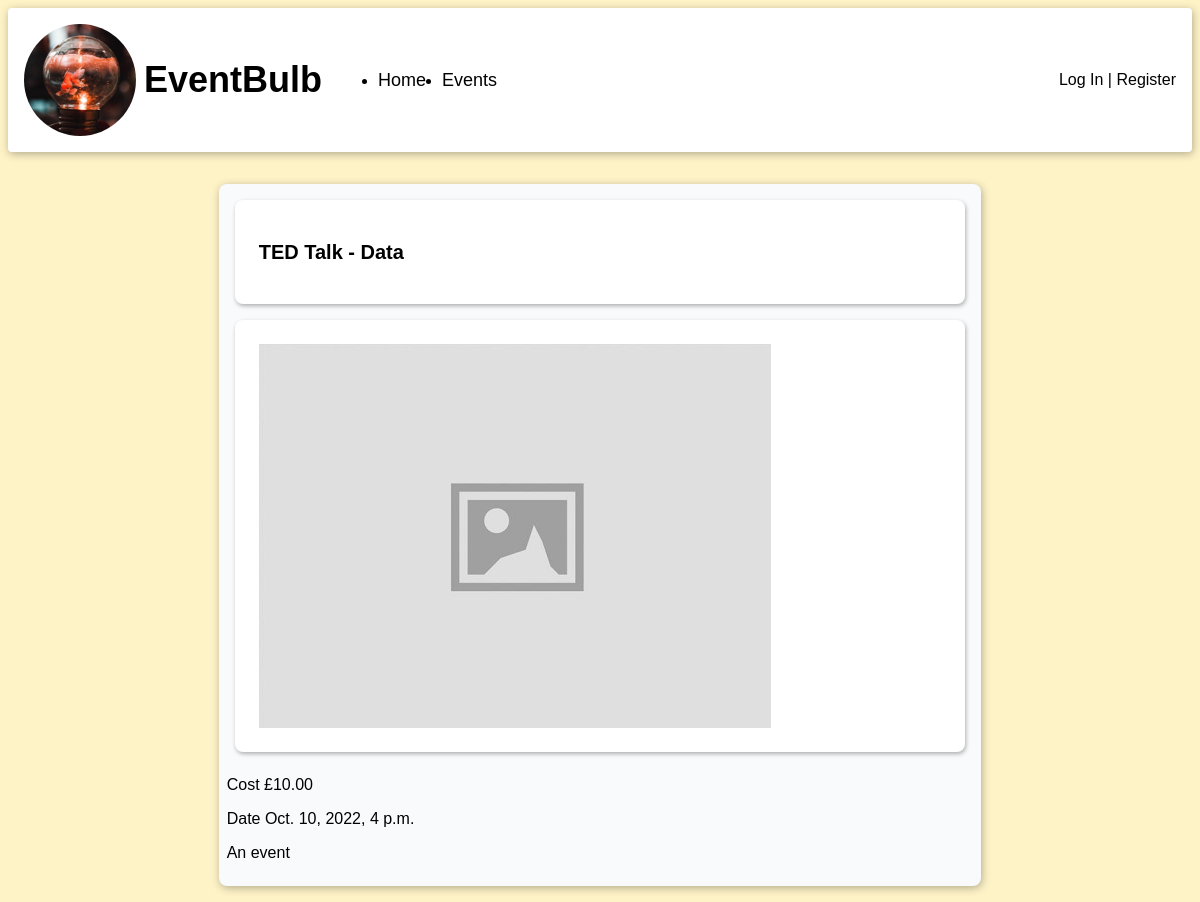
The app's page /events/2/ with its own data.
### events/models.py (models this page shows)
class Event(models.Model):
    title = models.CharField(max_length=255)
    datetime = models.DateTimeField(auto_now=False, auto_now_add=False)
    description = models.TextField()
    cost = models.DecimalField(max_digits=6, decimal_places=2)

### events/views.py (the view)
# urls.py: path('<int:id>/', views.details, name="events_details"),
def details(request, id):
    event = get_object_or_404(Event, id=id)
    return render(request, 'events/details.html', {'event':event})

### templates/events/details.html (shortened to what this page needs)
{% extends 'base.html' %}
{% load static %}
{% block content %}
<main class="wrap-content">
    <div class="card-background two-thirds-width">
      <section class="card">
        <div class="">
          <h2 class="">{{event.title}}</h2>
        </div>
      </section>
      <section class="card landing-text-container">
        <img src="{% static 'images/image_placeholder.jpg' %}" alt="Missing Image">
      </section>
      <section class="">
        <p class="">Cost £{{event.cost}}</p>
        <p class="">Date {{event.datetime}}</p>
        <p>{{event.description}}</p>
      </section>
      </div>
  </main>
  {% endblock content %}

### static/css/style.css (style rules this page uses)
:root { --shadow: 1px 2px 8px rgba(0,0,0,0.3); --shadow-small: 1px 2px 4px rgba(0,0,0,0.3); --yellow : #FEF3C7; --yellow-accent: #FDE68A; --gray: #E5E7EB; --gray-accent: #D1D5DB; --gray-light: #F9FAFB; --red: #FECACA; --red-accent: #FCA5A5; }
body { background-color: var(--yellow); display: flex; flex-direction: column; height: 100vh; font-family: 'Montserrat', Helvetica, Arial, sans-serif; }
h2 { font-size: 1.25rem; }
main { margin: 1rem; padding: 1rem; display: grid; gap: 1rem; flex-grow: 1; flex-shrink: 1; }
.card-background { background-color: var(--gray-light); padding: 0.5rem; box-shadow: var(--shadow); border-radius: 0.5rem; display: flex; flex-direction: column; }
.card { margin: 0.5rem; padding: 1.5rem; background-color: white; border-radius: 0.5rem; box-shadow: var(--shadow-small) }
.wrap-content { align-items: flex-start; flex-grow: 0; }
.two-thirds-width { justify-self: center; width: 66.666666%; }
.landing-text-container { display: flex; flex-grow: 1; }

### records on screen
Event: title "TED Talk - Data", cost "10.00", datetime "Oct. 10, 2022, 4 p.m.", description "An event"
